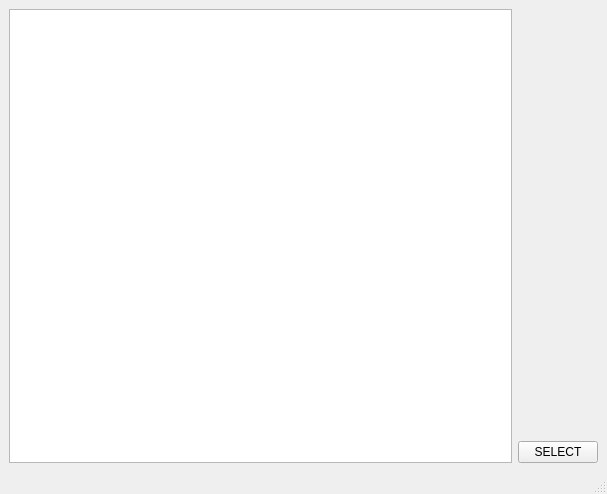
<?xml version="1.0" encoding="UTF-8"?>
<ui version="4.0">
 <class>MainWindow</class>
 <widget class="QMainWindow" name="MainWindow">
  <property name="geometry">
   <rect>
    <x>0</x>
    <y>0</y>
    <width>607</width>
    <height>494</height>
   </rect>
  </property>
  <property name="windowTitle">
   <string>MainWindow</string>
  </property>
  <widget class="QWidget" name="centralwidget">
   <layout class="QHBoxLayout" name="horizontalLayout">
    <item>
     <widget class="QTableView" name="tableView"/>
    </item>
    <item>
     <layout class="QVBoxLayout" name="verticalLayout">
      <item>
       <spacer name="verticalSpacer">
        <property name="orientation">
         <enum>Qt::Vertical</enum>
        </property>
        <property name="sizeHint" stdset="0">
         <size>
          <width>20</width>
          <height>40</height>
         </size>
        </property>
       </spacer>
      </item>
      <item>
       <widget class="QPushButton" name="btnSELECT">
        <property name="text">
         <string>SELECT</string>
        </property>
       </widget>
      </item>
     </layout>
    </item>
   </layout>
  </widget>
  <widget class="QMenuBar" name="menubar">
   <property name="geometry">
    <rect>
     <x>0</x>
     <y>0</y>
     <width>607</width>
     <height>21</height>
    </rect>
   </property>
  </widget>
  <widget class="QStatusBar" name="statusbar"/>
 </widget>
 <resources/>
 <connections/>
</ui>
